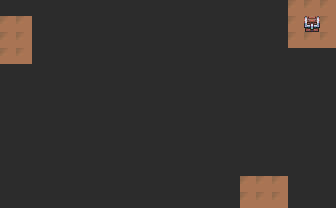

A level layout from a 2D game, rendered from its tile map. Below: a short description, then the map file with its tile-grid data intact:
An orthogonal 21x13 tile map with 16x16 px tiles, 1 tile layer (BackGround), 2 tilesets and 11 objects.

<map version="1.0" orientation="orthogonal" renderorder="right-down" width="21" height="13" tilewidth="16" tileheight="16" nextobjectid="27">
 <tileset firstgid="1" name="death_mountain" tilewidth="16" tileheight="16" tilecount="6426" columns="102">
  <image source="death_mountain.png" width="1645" height="1008" />
  <terraintypes>
   <terrain name="wall" tile="-1" />
   <terrain name="Novo Terreno" tile="0" />
  </terraintypes>
 </tileset>
 <tileset firstgid="6427" name="talus_cave" tilewidth="16" tileheight="16" tilecount="6111" columns="97">
  <image source="talus_cave.png" width="1559" height="1008" />
 </tileset>
 <layer name="BackGround" width="21" height="13">
  <data encoding="csv">
7445,7445,7445,7445,7445,7445,7445,7445,7445,7445,7445,7445,7445,7445,7445,7445,7445,7445,1450,1450,1450,
1450,1450,7445,7445,7445,7445,7445,7445,7445,7445,7445,7445,7445,7445,7445,7445,7445,7445,1450,245,1450,
1450,1450,7445,7445,6958,6958,6958,6958,6958,7445,7445,7445,7445,7445,7445,7445,7445,7445,1450,1450,1450,
1450,1450,7445,7445,6958,6958,6958,6958,6958,6958,7445,7445,7445,7445,7445,7445,7445,7445,7445,7445,7445,
7445,7445,7445,7445,7445,6958,6958,7445,7445,7445,7445,7445,7445,7445,7445,7445,7445,7445,7445,7445,7445,
7445,7445,7445,7445,7445,6958,7445,7445,7445,7445,7445,7445,7445,7445,7445,7445,7445,6958,7445,7445,7445,
7445,7445,7445,7445,7445,6958,7445,6958,7445,7445,7445,7445,7445,7445,7445,7445,7445,6958,7445,7445,7445,
7445,7445,7445,7445,7445,6958,6958,6958,7445,7445,7445,7445,7445,7445,7445,7445,7445,6958,7445,7445,7445,
7445,7445,7445,7445,7445,6958,6958,6958,7445,7445,7445,7445,7445,7445,7445,7445,7445,6958,7445,7445,7445,
7445,7445,7445,7445,7445,6958,6958,6958,7445,7445,7445,7445,7445,7445,7445,6958,7445,7445,7445,7445,7445,
7445,7445,7445,7445,7445,7445,7445,6958,7445,7445,7445,7445,7445,7445,7445,6958,7445,7445,7445,7445,7445,
7445,7445,7445,7445,7445,7445,7445,7445,7445,7445,7445,7445,7445,7445,7445,1450,1450,1450,7445,7445,7445,
7445,7445,7445,7445,7445,7445,7445,7445,7445,7445,7445,7445,7445,7445,7445,1450,1450,1450,7445,7445,7445
</data>
 </layer>
 <objectgroup name="Obstacles" />
 <objectgroup name="Door" />
 <objectgroup name="PitFall">
  <object id="4" x="290" y="175.875" width="45.875" height="32" />
  <object id="6" x="0" y="176.125" width="237.125" height="31.75" />
  <object id="9" x="0.333333" y="68" width="335.333" height="104" />
  <object id="10" x="0.125" y="171.875" width="236.875" height="4" />
  <object id="12" x="0" y="-0.25" width="284" height="13.25" />
  <object id="13" x="35.5" y="13.5" width="248.75" height="54.25" />
  <object id="15" x="284.5" y="51.25" width="51.25" height="16.5" />
  <object id="26" x="290" y="172.273" width="45.9091" height="3.36364" />
 </objectgroup>
 <objectgroup name="Safeground">
  <object id="18" x="0.0909091" y="13.1818" width="35.0909" height="54.4545" />
  <object id="22" x="284.455" y="0.181818" width="51.2727" height="50.7273" />
  <object id="24" x="237.545" y="172.455" width="52.0909" height="35.5455" />
 </objectgroup>
</map>
